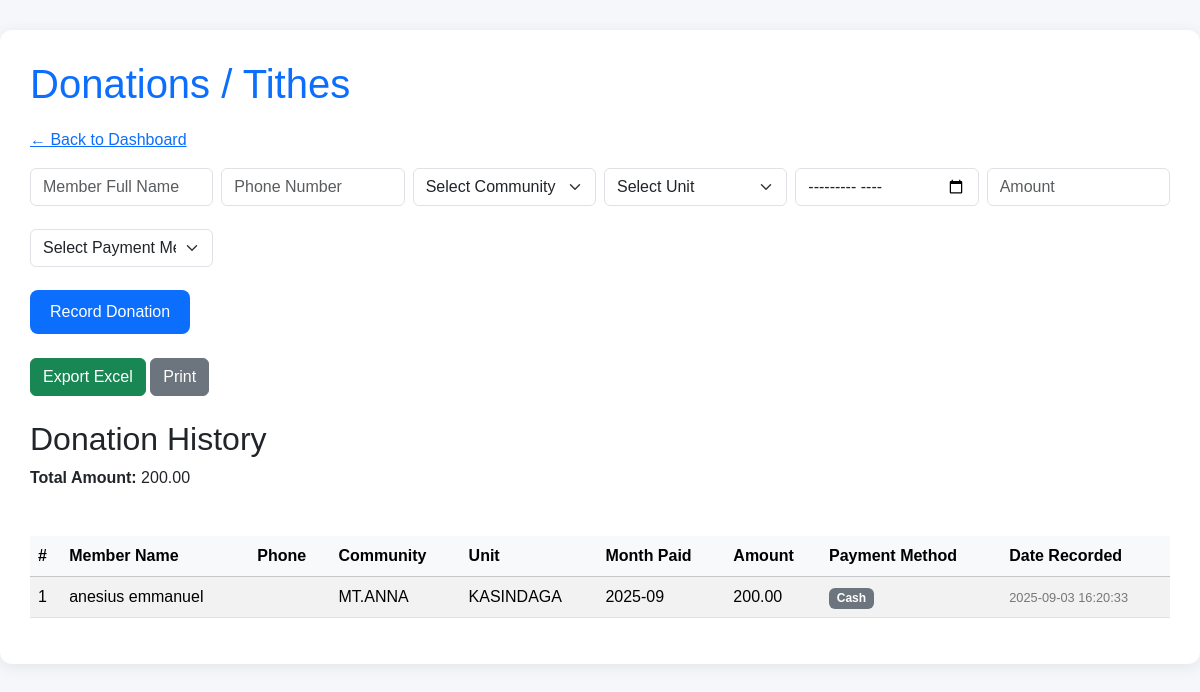
Screenshot of /donations.php (signed in) with the database file from the repository.
### tables this page shows
CREATE TABLE `donations` (
  `id` int(11) NOT NULL,
  `member_name` varchar(100) DEFAULT NULL,
  `month_paid` varchar(20) DEFAULT NULL,
  `amount` decimal(10,2) DEFAULT NULL,
  `payment_method` varchar(50) DEFAULT NULL,
  `payment_date` datetime DEFAULT current_timestamp(),
  `phone` varchar(15) DEFAULT NULL,
  `community_id` int(11) DEFAULT NULL,
  `unit_id` int(11) DEFAULT NULL
);

CREATE TABLE `communities` (
  `id` int(11) NOT NULL,
  `community_name` varchar(100) NOT NULL
);

CREATE TABLE `units` (
  `id` int(11) NOT NULL,
  `unit_name` varchar(150) DEFAULT NULL,
  `description` text DEFAULT NULL
);

### donations.php (the view, shortened to what this page needs)
<?php
require_once 'db.php';
$year_filter = $_GET['year'] ?? '';
$sql = "SELECT d.*, c.community_name, u.unit_name
        FROM donations d
        LEFT JOIN communities c ON d.community_id=c.id
        LEFT JOIN units u ON d.unit_id=u.id
        WHERE 1=1";
$sql .= " ORDER BY d.payment_date DESC";
$res = $conn->query($sql);
$sql_total = "SELECT SUM(amount) as total FROM donations WHERE 1=1";
$total_amount = $conn->query($sql_total)->fetch_assoc()['total'] ?? 0;
?>
<!doctype html>
<html lang="en">
<head>
<link href="https://cdn.jsdelivr.net/npm/bootstrap@5.3.2/dist/css/bootstrap.min.css" rel="stylesheet">
</head>
<body>
<div class="container">
<h1>Donations / Tithes</h1>
<p><a href="admin.php">← Back to Dashboard</a></p>
<form method="post" class="mb-4">
<div class="row g-2">
  <div class="col-md-2">
    <input name="member_name" placeholder="Member Full Name" class="form-control" required>
  </div>
  <div class="col-md-2">
    <input name="member_phone" placeholder="Phone Number" class="form-control">
  </div>
  <div class="col-md-2">
    <select name="community_id" class="form-select" required>
      <option value="">Select Community</option>
    </select>
  </div>
  <div class="col-md-2">
    <select name="unit_id" class="form-select" required>
      <option value="">Select Unit</option>
    </select>
  </div>
  <div class="col-md-2">
    <input type="month" name="month_paid" class="form-control" required>
  </div>
  <div class="col-md-2">
    <input type="number" name="amount" class="form-control" placeholder="Amount" step="0.01" required>
  </div>
  <div class="col-md-2">
    <select name="payment_method" class="form-select" required>
      <option value="">Select Payment Method</option>
    </select>
  </div>
</div>
<button type="submit" name="record_donation" class="btn btn-primary mt-2">Record Donation</button>
</form>
<form method="get" class="mb-4">
<div class="row g-2 align-items-center">
  <div class="col-md-auto">
    <button type="button" class="btn btn-success" onclick="window.open('export_donations.php?<?php echo http_build_query($_GET); ?>','_blank')">Export Excel</button>
    <button type="button" class="btn btn-secondary" onclick="window.print()">Print</button>
  </div>
</div>
</form>
<h2>Donation History <?php if($year_filter) echo "for $year_filter"; ?></h2>
<p><strong>Total Amount:</strong> <?php echo number_format($total_amount,2); ?></p>
<div class="table-responsive" id="donationTable">
<table class="table table-striped table-hover">
<thead class="table-light">
<tr>
<th>#</th>
<th>Member Name</th>
<th>Phone</th>
<th>Community</th>
<th>Unit</th>
<th>Month Paid</th>
<th>Amount</th>
<th>Payment Method</th>
<th>Date Recorded</th>
</tr>
</thead>
<tbody>
<?php $i=1; while($r=$res->fetch_assoc()): ?>
<tr>
  <td><?php echo $i++; ?></td>
  <td><?php echo htmlspecialchars($r['member_name']); ?></td>
  <td><?php echo htmlspecialchars($r['phone']); ?></td>
  <td><?php echo htmlspecialchars($r['community_name']); ?></td>
  <td><?php echo htmlspecialchars($r['unit_name']); ?></td>
  <td><?php echo !empty($r['month_paid']) ? date('Y-m', strtotime($r['month_paid'])) : ''; ?></td>
  <td><?php echo number_format($r['amount'],2); ?></td>
  <td>
    <?php
      $method = htmlspecialchars($r['payment_method']);
      $badge = in_array($method,['Cash','Bank Transfer']) ? 'badge-cash' : 'badge-mobile';
      echo "<span class='badge $badge'>$method</span>";
    ?>
  </td>
  <td><span class="small"><?php echo htmlspecialchars($r['payment_date']); ?></span></td>
</tr>
<?php endwhile; ?>
</tbody>
</table>
</div>
</div>
</body>
</html>

### donations.php (style rules this page uses)
body { font-family: Arial, sans-serif; background: #f5f7fa; }
.container { max-width: 1200px; margin: 30px auto; background:#fff; padding: 30px; border-radius: 12px; box-shadow: 0 3px 15px rgba(0,0,0,0.08); }
h1 { margin-bottom: 20px; color:#0b6efd; }
.form-control, .form-select { margin-bottom: 15px; }
.btn-primary { background:#0b6efd; border:none; padding: 10px 20px; border-radius: 8px; }
.table { margin-top:30px; }
.badge-cash { background:#6c757d; color:#fff; }
.small { font-size:0.8rem; color:#777; }

### rows the page displays
donations: member_name "anesius emmanuel", community.community_name "MT.ANNA", unit.unit_name "KASINDAGA", month_paid "2025-09", amount "200.00", payment_method "Cash", payment_date "2025-09-03 16:20:33"

### other values shown
$total_amount "200.00"
